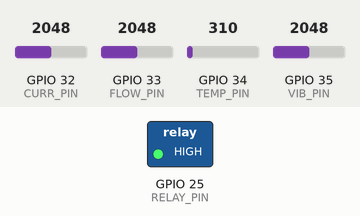
Simulated run of this sketch. Board: ESP32. Shown: switched loads named in the sketch (green lamp = pin HIGH). Inputs (shaded band) come from the test bench; at power-on: GPIO 32 (CURR_PIN) = 2048, GPIO 33 (FLOW_PIN) = 2048, GPIO 34 (TEMP_PIN) = 310, GPIO 35 (VIB_PIN) = 2048. What the sketch prints to the serial monitor is not drawn.

Above: at 2.8 s.
2.9 s: GPIO 32 (CURR_PIN) set to 2469
5.6 s: GPIO 32 (CURR_PIN) set to 2531
At 6.9 s:
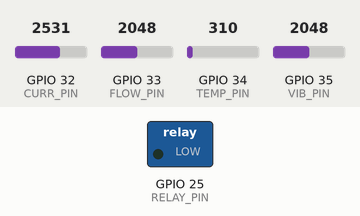
Timing chart, 0 to 8.6 s (numbered marks = the images above; inputs shaded):
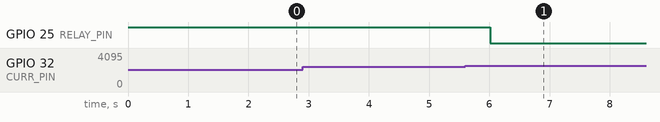

The sketch:

main.ino
```cpp
// Smart Pump Monitoring System

#define TEMP_PIN 34
#define VIB_PIN 35
#define CURR_PIN 32
#define FLOW_PIN 33
#define RELAY_PIN 25

int temp, vibration, current, flow;

void setup() {
  Serial.begin(115200);

  pinMode(RELAY_PIN, OUTPUT);
  digitalWrite(RELAY_PIN, HIGH); // Pump ON initially
}

void loop() {
  // Simulated sensor readings
  temp = analogRead(TEMP_PIN);
  vibration = analogRead(VIB_PIN);
  current = analogRead(CURR_PIN);
  flow = analogRead(FLOW_PIN);

  Serial.println("---- Pump Status ----");
  Serial.print("Temp: "); Serial.println(temp);
  Serial.print("Vibration: "); Serial.println(vibration);
  Serial.print("Current: "); Serial.println(current);
  Serial.print("Flow: "); Serial.println(flow);

  bool fault = false;

  // Simple thresholds (adjust in simulation)
  if (temp > 2500) {
    Serial.println("⚠️ Overheating Detected!");
    fault = true;
  }

  if (vibration > 2500) {
    Serial.println("⚠️ High Vibration!");
    fault = true;
  }

  if (current > 2500) {
    Serial.println("⚠️ Overcurrent!");
    fault = true;
  }

  if (flow < 1000) {
    Serial.println("⚠️ Dry Run (No Flow)!");
    fault = true;
  }

  if (fault) {
    digitalWrite(RELAY_PIN, LOW); // Turn OFF pump
    Serial.println("🚨 Pump Turned OFF!");
  } else {
    digitalWrite(RELAY_PIN, HIGH); // Pump ON
    Serial.println("✅ Pump Running Normally");
  }

  delay(2000);
}
```

Measured:
- the behaviour switches between 2500 and 2501 on GPIO 32 (CURR_PIN) (found by bisection; images 0 and 1)
- after the input at 2.9 s, every drawn part: stays the same
- after the input at 5.6 s, GPIO 25 (RELAY_PIN): HIGH → LOW after 0.42 s
